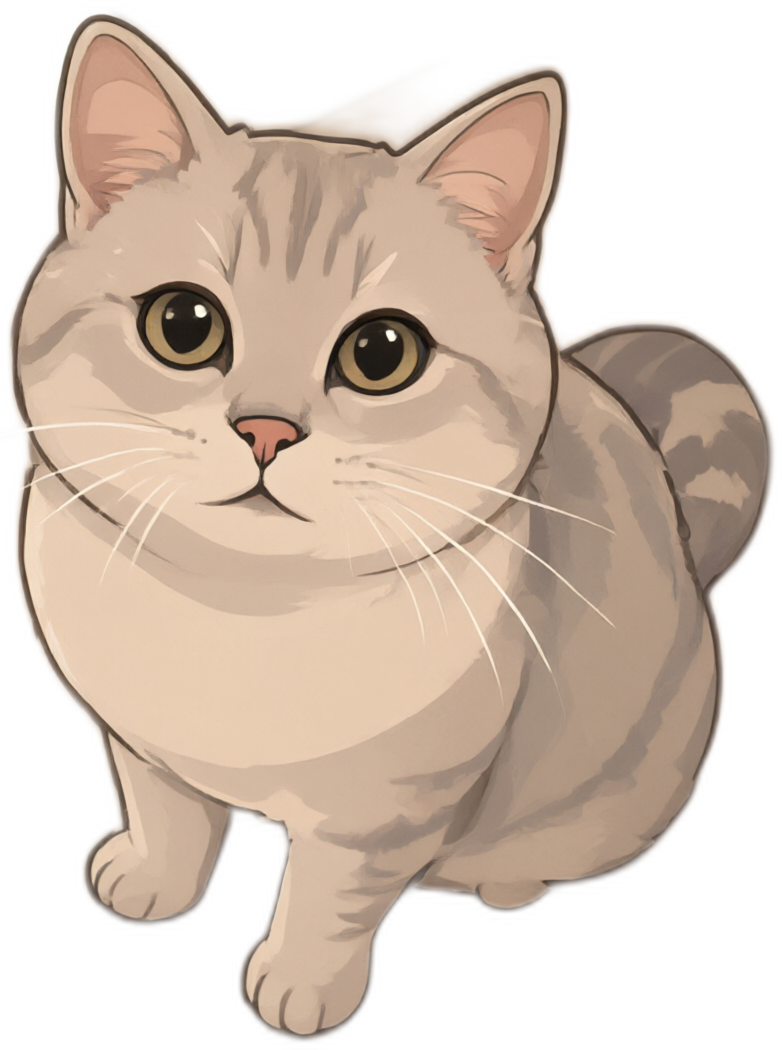
#> input picture tools/kitten-frames/cut/坐.png, 782 x 1050 px, found by its file name; its folder holds only this picture in this run
$ python make-kitten-motion.py
#> lines starting #> are read from the running program, lines starting #| are printed output that depends on the picture
# 把抠好的 Q 版立绘做成 dsh-pet 能播的透明动作。
# 舞台 640x360，脚底对齐 y=330，默认朝左。
# 会动的部分：呼吸、转身、走路、被拎起、点击、余额。
# 走路用骑车姿势做轮子滚动和身体起伏，窗口本身会按 lead/tail 平移。

from __future__ import annotations

import math
import subprocess
from pathlib import Path

import numpy as np
from PIL import Image

CUT = Path(r"D:\dsh-pet-kitten\tools\kitten-frames\cut")
OUT = Path(r"D:\dsh-pet-kitten\pet\kitten-animation\webm")
WORK = Path(r"D:\dsh-pet-kitten\tools\kitten-frames\motion")
FFMPEG = Path(r"D:\dsh-pet-kitten\tools\ffmpeg-dl\ffmpeg.exe")

W, H = 640, 360
FEET_Y = 330
FPS = 12
BODY_H = 250


def load(name: str) -> Image.Image:
    im = Image.open(CUT / f"{name}.png").convert("RGBA")
    scale = BODY_H / im.height
    nw, nh = max(2, int(im.width * scale)), BODY_H
    return im.resize((nw, nh), Image.Resampling.LANCZOS)


def blank() -> Image.Image:
    return Image.new("RGBA", (W, H), (0, 0, 0, 0))


def paste(canvas: Image.Image, sprite: Image.Image, cx: float, feet: float, scale: float = 1.0, squash: float = 1.0) -> None:
    sw = max(2, int(sprite.width * scale))
    sh = max(2, int(sprite.height * scale * squash))
    frame = sprite.resize((sw, sh), Image.Resampling.BILINEAR)
    x = int(round(cx - sw / 2))
    y = int(round(feet - sh))
    canvas.alpha_composite(frame, (x, y))


def pose(name: str, n: int, fn) -> list[Image.Image]:
    sprite = load(name)
    return [fn(sprite, i, n) for i in range(n)]


def idle_frames() -> list[Image.Image]:
    n = int(4 * FPS)

    def frame(sprite, i, n):
        t = i / n
        breath = math.sin(t * math.tau)
        im = blank()
        paste(im, sprite, W / 2, FEET_Y - 3 * breath, 1 + 0.03 * breath, 1 - 0.035 * breath)
        return im

    return pose("坐", n, frame)
#> in load, im is the input picture: PIL image 782x1050 RGBA; mean R, G, B, A 180.5, 154.8, 133.7, 157.3
#> in frame, `im = blank()`: im: PIL image 640x360 RGBA; every value is 0
#> in frame (call 2), `t = i / n`: t = 0.0208
#> in frame (call 2), `breath = math.sin(t * math.tau)`: breath = 0.131
#> in frame (call 3), `t = i / n`: t = 0.0417
#> in frame (call 3), `breath = math.sin(t * math.tau)`: breath = 0.259
#> in frame (call 4), `t = i / n`: t = 0.0625
#> in frame (call 4), `breath = math.sin(t * math.tau)`: breath = 0.383
#> in paste (call 29), `canvas.alpha_composite(frame, (x, y))`:
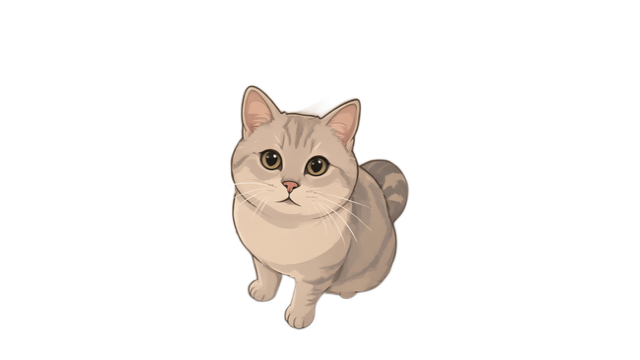
#> canvas: PIL image 640x360 RGBA; mean R, G, B, A 25, 21.6, 18.7, 31.2; transparent parts drawn white
#> in paste (call 34), `frame = sprite.resize((sw, sh), Image.Resampling.BILINEAR)`:
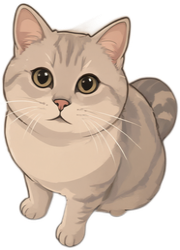
#> frame: PIL image 180x250 RGBA; mean R, G, B, A 126.2, 108.7, 94.3, 157.3; transparent parts drawn white


def turn_frames() -> list[Image.Image]:
    # 侧面压扁到几乎消失，再从另一侧展开。渲染端在播完后翻转朝向。
    n = int(0.7 * FPS)
    sprite = load("坐")

    def frame(i):
        t = i / max(1, n - 1)
        width = abs(math.cos(t * math.pi))
        width = max(0.08, width)
        im = blank()
        sw = max(2, int(sprite.width * width))
        sh = sprite.height
        frame_im = sprite.resize((sw, sh), Image.Resampling.BILINEAR)
        x = int(round(W / 2 - sw / 2))
        y = int(round(FEET_Y - sh))
        im.alpha_composite(frame_im, (x, y))
        return im

    return [frame(i) for i in range(n)]


def walk_frames() -> list[Image.Image]:
    n = int(2.4 * FPS)
    sprite = load("骑车")

    # [7 lines left out: function frame, not called in this run]

    return [frame(i) for i in range(n)]


# [81 lines left out: functions drag_frames, click_frames, balance_frames, write_frames, encode, not called in this run]


def main() -> None:
    jobs = {
        "待机呼吸": idle_frames(),
        "转身": turn_frames(),
        "骑车": walk_frames(),
        "被拎起": drag_frames(),
        "开心": click_frames("happy"),
        "害羞": click_frames("shy"),
        "傲娇": click_frames("tsun"),
    }
#> in turn_frames, `n = int(0.7 * FPS)`: n = 8
#> in frame, `t = i / max(1, n - 1)`: t = 0
#> in frame, `width = abs(math.cos(t * math.pi))`: width = 1
#> in frame, `sw = max(2, int(sprite.width * width))`: sw = 186
#> in frame, `x = int(round(W / 2 - sw / 2))`: x = 227
#> call 2 of frame, with i = 1
#> in frame (call 2), `t = i / max(1, n - 1)`: t = 0.143
#> in frame (call 2), `width = abs(math.cos(t * math.pi))`: width = 0.901
#> in frame (call 2), `sw = max(2, int(sprite.width * width))`: sw = 167
#> in frame (call 2), `frame_im = sprite.resize((sw, sh), Image.Resampling.BILINEAR)`:
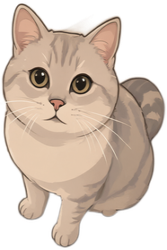
#> frame_im: PIL image 167x250 RGBA; mean R, G, B, A 126.2, 108.7, 94.3, 157.3; transparent parts drawn white
#> in frame (call 2), `x = int(round(W / 2 - sw / 2))`: x = 236
#> call 3 of frame, with i = 2
#> in frame (call 3), `t = i / max(1, n - 1)`: t = 0.286
#> in frame (call 3), `width = abs(math.cos(t * math.pi))`: width = 0.623
#> in frame (call 3), `sw = max(2, int(sprite.width * width))`: sw = 115
#> in frame (call 3), `frame_im = sprite.resize((sw, sh), Image.Resampling.BILINEAR)`:
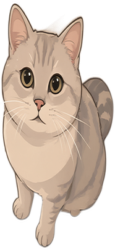
#> frame_im: PIL image 115x250 RGBA; mean R, G, B, A 126.5, 108.9, 94.5, 157.3; transparent parts drawn white
#> in frame (call 3), `x = int(round(W / 2 - sw / 2))`: x = 262
#> in frame (call 3), `im.alpha_composite(frame_im, (x, y))`:
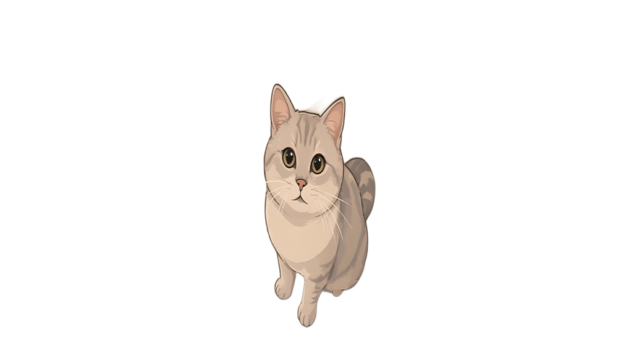
#> im: PIL image 640x360 RGBA; mean R, G, B, A 15.8, 13.6, 11.8, 19.6; transparent parts drawn white
#> call 4 of frame, with i = 3
#> in frame (call 4), `t = i / max(1, n - 1)`: t = 0.429
#> in frame (call 4), `width = abs(math.cos(t * math.pi))`: width = 0.223
#> in frame (call 4), `sw = max(2, int(sprite.width * width))`: sw = 41
#> in frame (call 4), `frame_im = sprite.resize((sw, sh), Image.Resampling.BILINEAR)`:
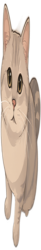
#> frame_im: PIL image 41x250 RGBA; mean R, G, B, A 128.8, 110.8, 96.1, 157.4; transparent parts drawn white
#> in frame (call 4), `x = int(round(W / 2 - sw / 2))`: x = 300
#> in frame (call 4), `im.alpha_composite(frame_im, (x, y))`:
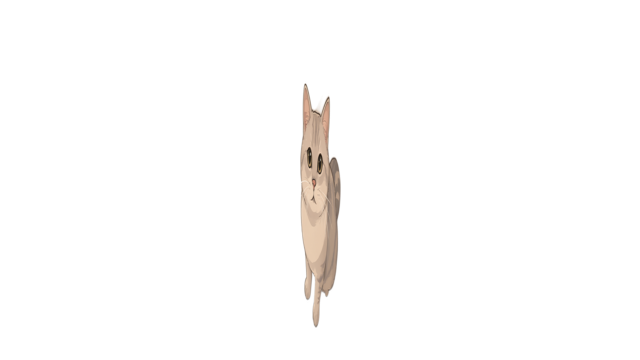
#> im: PIL image 640x360 RGBA; mean R, G, B, A 5.7, 4.9, 4.3, 7; transparent parts drawn white
#> in walk_frames, `n = int(2.4 * FPS)`: n = 28
    for level in range(6):
        jobs[f"余额{level}"] = balance_frames(level)
    for name, frames in jobs.items():
        folder = WORK / name
        write_frames(frames, folder)
        encode(folder, OUT / f"{name}.webm")


if __name__ == "__main__":
#> (the run stopped early here; a loop or call above may not have finished)
